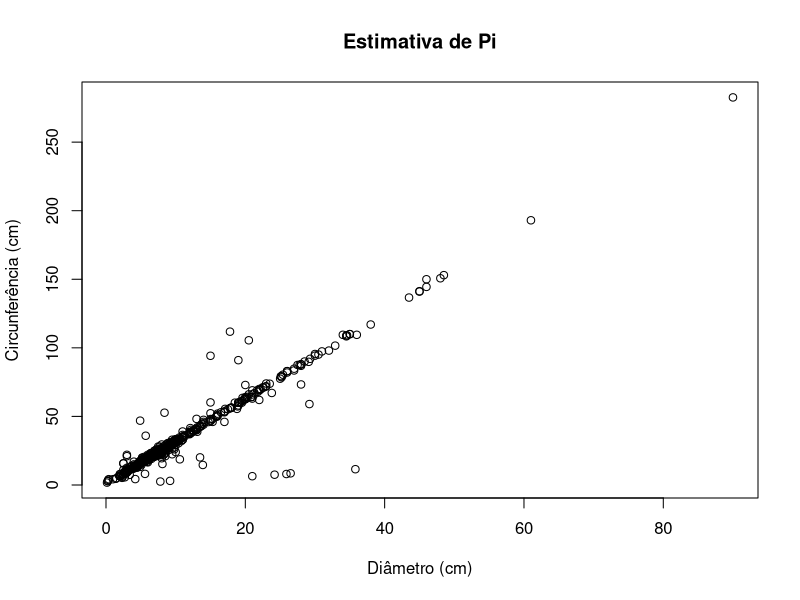
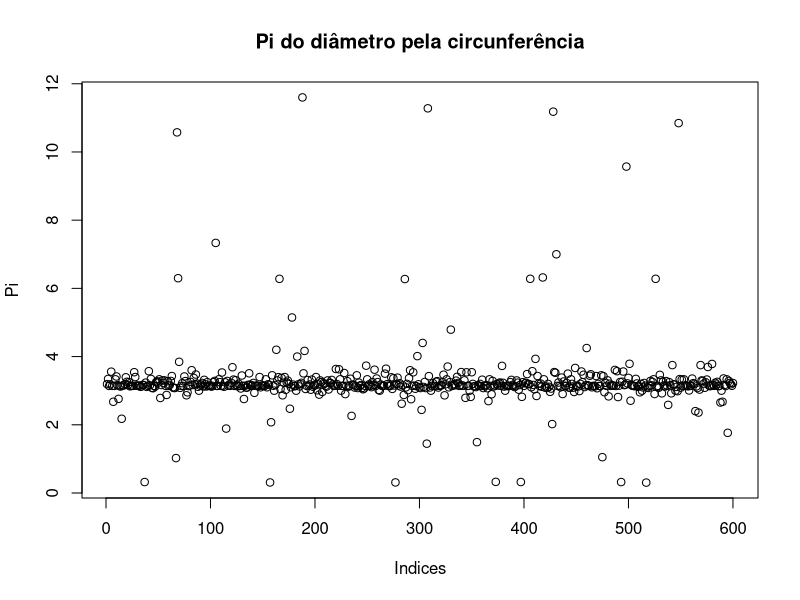
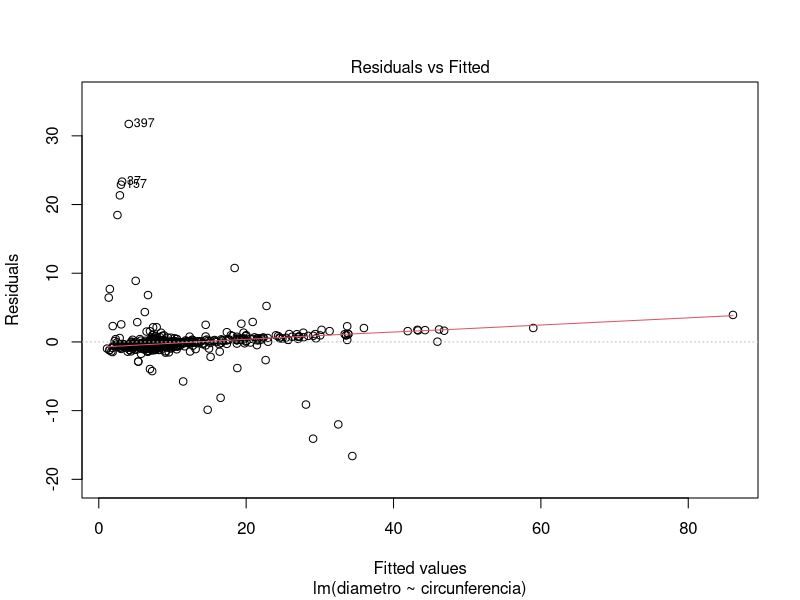
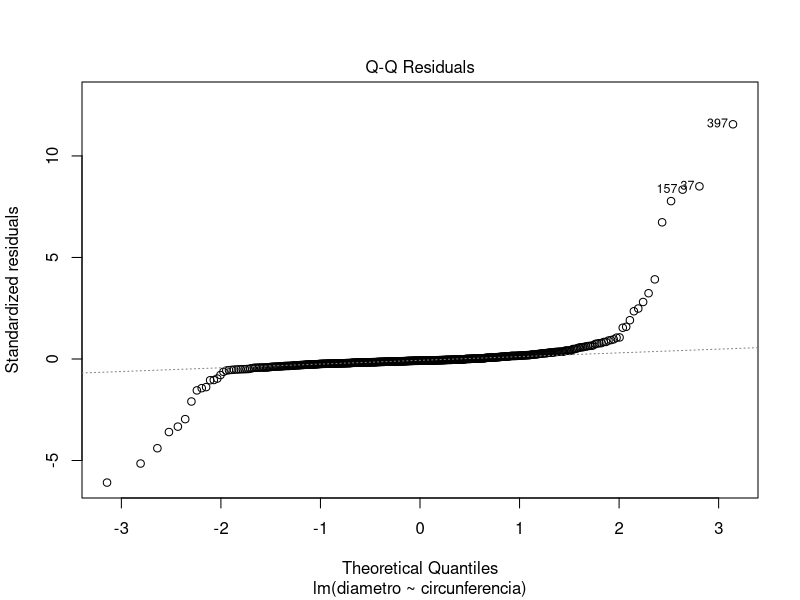
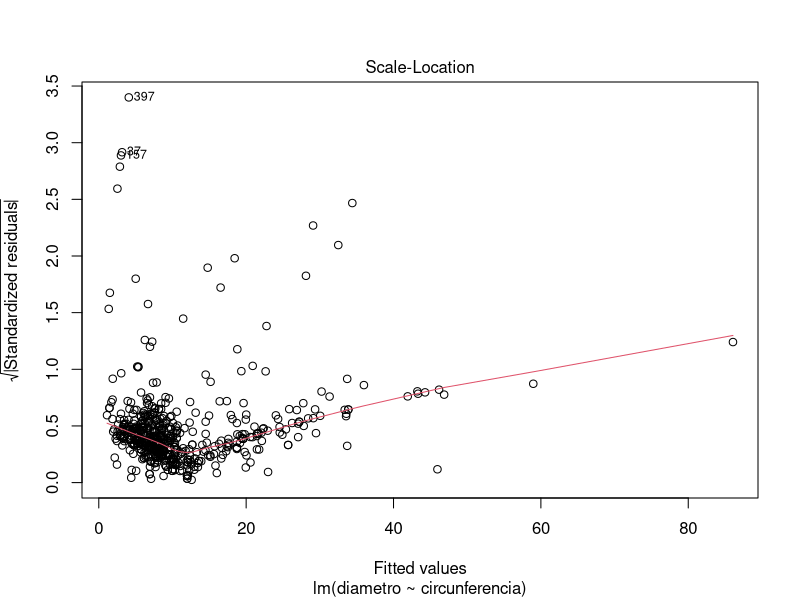
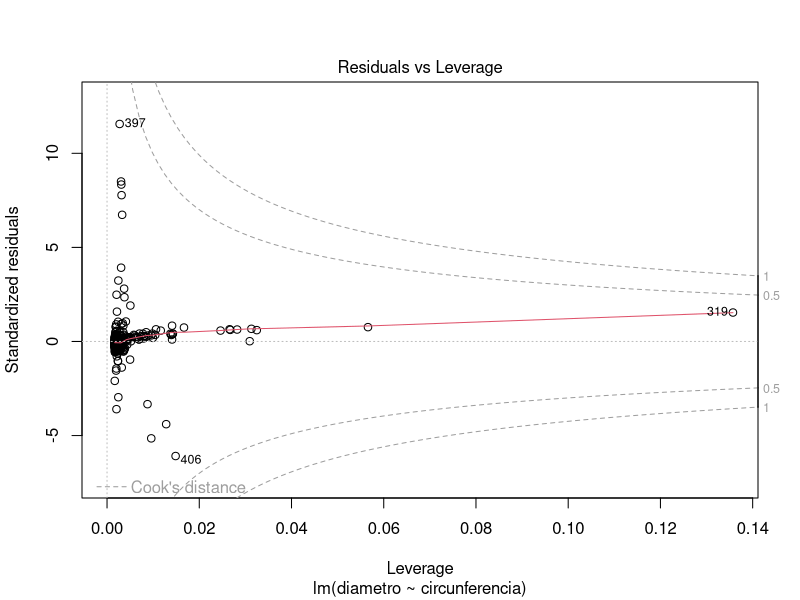

Write the R code that produced these figures, in order.
# ex1
data <- read.csv('MAC0113-EP1.csv', sep=';')
head(data)


# ex2
circunferencia <- data[,2]
diametro <- data[,3]

# ex3
meupi <- c()

i <- 1

while ( i < length( circunferencia ) + 1 ){
  
  meupi <- c( meupi, circunferencia[i] / diametro[i] )
  
  i = i + 1
  
}


## variacao1
meupi_1 <- circunferencia / diametro

## variacao2
meupi2 <- c()

for (i in 1:length(diametro)){
  
  meupi2 = c(meupi2, circunferencia[i] / diametro[i])
}

## variacao3
for (i in 1:length(circunferencia)){
  
  meupi2 = c(meupi2, circunferencia[i] / diametro[i])
}


# ex4 
soma <- 0
n <- 1

while (n < length(meupi)){
  
  soma <- soma + meupi[n] 
  
  piMedio <- soma/length(meupi)
  
  n <- n + 1
}


# ex 5

soma <- 0
p = 1

while (p < length(meupi)) {

  soma <- soma + ((meupi[p] - piMedio)^2)
  
  piVar <- soma / (length(meupi) - i)
  
  p <- p + 1
  
}

# ex 6
plot(diametro, circunferencia, ylab = 'Circunferência (cm)',
                               xlab = 'Diâmetro (cm)',
                               main = 'Estimativa de Pi')

# ex7
plot(meupi, ylab='Pi', xlab = 'Indices', main = 'Pi do diâmetro pela circunferência')


# ex8
lm_ep <- lm(diametro ~  circunferencia)
plot(lm_ep)
